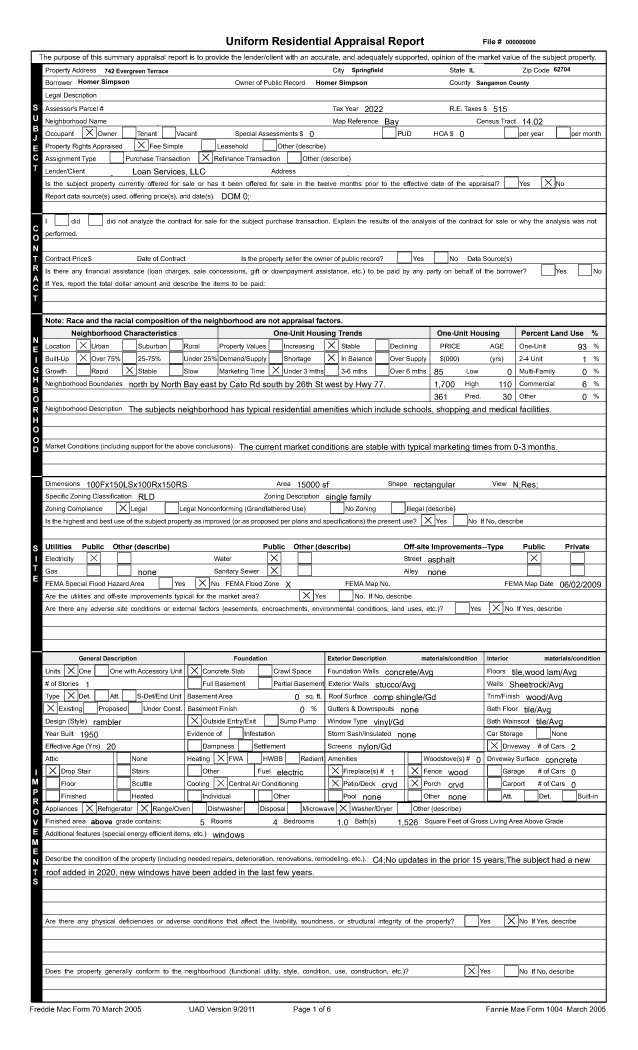
#> input picture data/samples/img-000.png, 2550 x 4200 px (shown at 1/4 size); its folder holds only this picture in this run
$ python run.py
#> lines starting #> are read from the running program, lines starting #| are printed output that depends on the picture; after the words box and inside, x2 and y2 are one past the last pixel; in counts of white or black regions, pixels touching at a corner belong together
### app/detection/preprocess.py
"""Stages 1-2: image -> gray -> ink mask."""

import cv2
import numpy as np

from app.detection.config import DetectionConfig


def to_gray(img: np.ndarray) -> np.ndarray:
    """Grayscale that keeps each pixel's brightest channel, so colored marks turn light."""
    if img.ndim == 2:
        return img
    return img[:, :, :3].max(axis=2)


def binarize(gray: np.ndarray, cfg: DetectionConfig) -> np.ndarray:
    """Ink mask (255 = ink): adaptive threshold OR a global dark cutoff."""
    adaptive = cv2.adaptiveThreshold(
        gray,
        255,
        cv2.ADAPTIVE_THRESH_GAUSSIAN_C,
        cv2.THRESH_BINARY_INV,
        cfg.adaptive_block,
        cfg.adaptive_c,
    )
    return np.where((adaptive > 0) | (gray < cfg.dark_cutoff), 255, 0).astype(np.uint8)

### app/detection/candidates.py
"""Stages 3-5: ink mask -> checkbox candidates.

Two complementary candidate sources:
- holes (source A): closed regions inside the line mask. Handles boxes that
  share their borders with a table grid.
- frames (source B): box-shaped ink blobs whose four sides are closed. Handles
  isolated boxes whose thick X leaves line fragments that split the hole.
"""

import cv2
import numpy as np

from app.detection.config import DetectionConfig
from app.detection.models import Rect


def extract_lines(ink: np.ndarray, cfg: DetectionConfig) -> np.ndarray:
    """Keep only horizontal and vertical straight runs of at least `line_kernel` px."""
    k = cfg.line_kernel
    h_kernel = cv2.getStructuringElement(cv2.MORPH_RECT, (k, 1))
    v_kernel = cv2.getStructuringElement(cv2.MORPH_RECT, (1, k))
    horizontal = cv2.morphologyEx(ink, cv2.MORPH_OPEN, h_kernel)
    vertical = cv2.morphologyEx(ink, cv2.MORPH_OPEN, v_kernel)
    return horizontal | vertical


def _has_box_shape(w: int, h: int, max_side: int, cfg: DetectionConfig) -> bool:
    """Whether a width x height fits the size and aspect limits of a box."""
    return (
        cfg.min_side <= w <= max_side
        and cfg.min_side <= h <= max_side
        and cfg.min_aspect <= w / h <= cfg.max_aspect
    )


def find_holes(lines: np.ndarray, cfg: DetectionConfig) -> list[Rect]:
    """Source A: box-shaped regions fully enclosed by lines. Returns their interiors."""
    height, width = lines.shape
    n, _, stats, _ = cv2.connectedComponentsWithStats(255 - lines, connectivity=4)
    holes = []
    for x, y, w, h, area in stats[1:n]:  # label 0 is the line pixels themselves
        touches_edge = x == 0 or y == 0 or x + w >= width or y + h >= height
        if touches_edge or not _has_box_shape(w, h, cfg.max_side, cfg):
            continue
        if area / (w * h) < cfg.min_rectangularity:
            continue
        holes.append(Rect(int(x), int(y), int(x + w), int(y + h)))
    return holes


def _frame_coverage(ink: np.ndarray, r: Rect, band: int) -> float:
    """Closedness of the weakest side: share of positions along it with ink in its band."""
    sub = ink[r.y1 : r.y2, r.x1 : r.x2] > 0
    top = sub[:band, :].any(axis=0).mean()
    bottom = sub[-band:, :].any(axis=0).mean()
    left = sub[:, :band].any(axis=1).mean()
    right = sub[:, -band:].any(axis=1).mean()
    return float(min(top, bottom, left, right))


def find_frames(ink: np.ndarray, cfg: DetectionConfig) -> list[Rect]:
    """Source B: box-shaped ink blobs with four closed sides. Returns outer borders.

    Requiring all four sides rejects letters such as "O", whose band coverage
    drops at the corners.
    """
    n, _, stats, _ = cv2.connectedComponentsWithStats(ink, connectivity=8)
    # Frames are measured on the outer border, holes on the interior: allow for the border.
    max_side = cfg.max_side + 2 * cfg.border_pad
    frames = []
    for x, y, w, h, _ in stats[1:n]:
        if not _has_box_shape(w, h, max_side, cfg):
            continue
        r = Rect(int(x), int(y), int(x + w), int(y + h))
        if _frame_coverage(ink, r, cfg.frame_band) >= cfg.min_frame_coverage:
            frames.append(r)
    return frames


def merge_candidates(
    holes: list[Rect], frames: list[Rect], shape: tuple[int, int], cfg: DetectionConfig
) -> list[Rect]:
    """Combine holes and frames as outer-border rects, dropping duplicate frames."""
    height, width = shape
    merged = [h.expand(cfg.border_pad, width, height) for h in holes]
    covered = np.zeros(shape, dtype=bool)
    for r in merged:
        covered[r.y1 : r.y2, r.x1 : r.x2] = True
    for frame in frames:
        if covered[frame.y1 : frame.y2, frame.x1 : frame.x2].mean() <= cfg.max_frame_overlap:
            merged.append(frame)
            covered[frame.y1 : frame.y2, frame.x1 : frame.x2] = True
    return merged

### app/detection/pipeline.py
"""Orchestrates the detection stages. ``detect_checkboxes`` is the module's entry point."""

import numpy as np

from app.detection.candidates import extract_lines, find_frames, find_holes, merge_candidates
from app.detection.classifier import classify
from app.detection.config import DEFAULT_CONFIG, DetectionConfig
from app.detection.models import Box
from app.detection.preprocess import binarize, to_gray


def detect_checkboxes(img: np.ndarray, cfg: DetectionConfig = DEFAULT_CONFIG) -> list[Box]:
    """Detect and classify checkboxes in a BGR (or grayscale) image."""
    gray = to_gray(img)
    ink = binarize(gray, cfg)
    lines = extract_lines(ink, cfg)
    rects = merge_candidates(find_holes(lines, cfg), find_frames(ink, cfg), gray.shape, cfg)
    return sort_reading_order(classify(rects, ink, cfg))


def sort_reading_order(boxes: list[Box]) -> list[Box]:
    """Sort boxes in rows top to bottom, left to right within a row."""
    rows: list[list[Box]] = []
    for box in sorted(boxes, key=lambda b: b.bbox.center_y):
        if rows:
            anchor = rows[-1][0].bbox
            if box.bbox.center_y - anchor.center_y <= anchor.height / 2:
                rows[-1].append(box)
                continue
        rows.append([box])
    return [box for row in rows for box in sorted(row, key=lambda b: b.bbox.x1)]

### app/detection/models.py
"""Domain types shared by every detection stage."""

from __future__ import annotations

from dataclasses import dataclass


@dataclass(frozen=True, slots=True)
class Rect:
    """Axis-aligned rectangle in pixels: (x1, y1) top-left, (x2, y2) bottom-right."""

    x1: int
    y1: int
    x2: int
    y2: int

    @property
    def width(self) -> int:
        return self.x2 - self.x1

    @property
    def height(self) -> int:
        return self.y2 - self.y1

    @property
    def area(self) -> int:
        return max(0, self.width) * max(0, self.height)

    @property
    def center_y(self) -> float:
        return (self.y1 + self.y2) / 2

    # [7 lines left out: function iou, not called in this run]

    def expand(self, px: int, max_w: int, max_h: int) -> Rect:
        """Grow by ``px`` on every side, clipped to an image of size max_w x max_h."""
        return Rect(
            max(0, self.x1 - px),
            max(0, self.y1 - px),
            min(max_w, self.x2 + px),
            min(max_h, self.y2 + px),
        )

    def shrink(self, ratio: float) -> Rect:
        """Remove ``ratio`` of the width/height from each side (0.25 keeps the central 50%)."""
        dx, dy = int(self.width * ratio), int(self.height * ratio)
        return Rect(self.x1 + dx, self.y1 + dy, self.x2 - dx, self.y2 - dy)

    def to_list(self) -> list[int]:
        return [self.x1, self.y1, self.x2, self.y2]


@dataclass(frozen=True, slots=True)
class Box:
    """A detected checkbox. ``bbox`` covers the box's outer border."""

    bbox: Rect
    is_checked: bool
    ink_ratio: float

### app/detection/classifier.py
"""Stage 6: candidate -> checked / unchecked."""

import numpy as np

from app.detection.config import DetectionConfig
from app.detection.models import Box, Rect


def ink_ratio(ink: np.ndarray, bbox: Rect, margin: float) -> float:
    """Share of ink inside the box, ignoring a margin that holds the border."""
    inner = bbox.shrink(margin)
    crop = ink[inner.y1 : inner.y2, inner.x1 : inner.x2]
    return float((crop > 0).mean()) if crop.size else 0.0


def classify(rects: list[Rect], ink: np.ndarray, cfg: DetectionConfig) -> list[Box]:
    """Measured on the ink mask (not the line mask), so X, checkmarks and fills all count.

    TODO: send boxes whose ratio is close to the threshold to a second-stage
    classifier (e.g. a vision model on the crop) instead of a hard cut.
    """
    boxes = []
    for r in rects:
        ratio = ink_ratio(ink, r, cfg.interior_margin)
        boxes.append(Box(bbox=r, is_checked=ratio > cfg.checked_threshold, ink_ratio=ratio))
    return boxes

### eval/run.py
"""Run the detector on the sample images and save predictions + overlays.

Usage (from the project root):
    python -m eval.run

Writes, per image, to eval/output/:
    <name>.json  predictions; ``id`` matches the number drawn on the overlay
    <name>.png   the image with every box drawn (green = checked, red = unchecked)
"""

import json
from pathlib import Path

import cv2
import numpy as np

from app.detection import Box, detect_checkboxes

ROOT = Path(__file__).resolve().parent.parent
SAMPLES_DIR = ROOT / "data" / "samples"
OUTPUT_DIR = ROOT / "eval" / "output"

GREEN = (40, 150, 40)  # BGR
RED = (40, 40, 215)
WHITE = (255, 255, 255)


def draw_overlay(img: np.ndarray, boxes: list[Box]) -> np.ndarray:
    """Draw every box with its id (green = checked, red = unchecked)."""
    out = img.copy()
    for i, box in enumerate(boxes):
        r = box.bbox
        color = GREEN if box.is_checked else RED
        cv2.rectangle(out, (r.x1, r.y1), (r.x2, r.y2), color, 2)
        label = str(i)
        (tw, th), _ = cv2.getTextSize(label, cv2.FONT_HERSHEY_SIMPLEX, 0.7, 2)
        cv2.rectangle(out, (r.x1, r.y1 - th - 6), (r.x1 + tw + 4, r.y1), WHITE, -1)
        cv2.putText(out, label, (r.x1 + 2, r.y1 - 4), cv2.FONT_HERSHEY_SIMPLEX, 0.7, color, 2)
    return out


def main() -> None:
    paths = sorted(SAMPLES_DIR.glob("*.png"))
    if not paths:
        raise SystemExit(f"No images in {SAMPLES_DIR}: see 'Evaluation' in the README.")
    OUTPUT_DIR.mkdir(parents=True, exist_ok=True)
    for path in paths:
        img = cv2.imread(str(path))
#> img is the input picture: shape (4200, 2550, 3); min 0, max 255, mean 229.3
        boxes = detect_checkboxes(img)
#> in binarize, `adaptive = cv2.adaptiveThreshold( gray, 255, cv2.ADAPTIVE_THRESH_GAUSS..`:
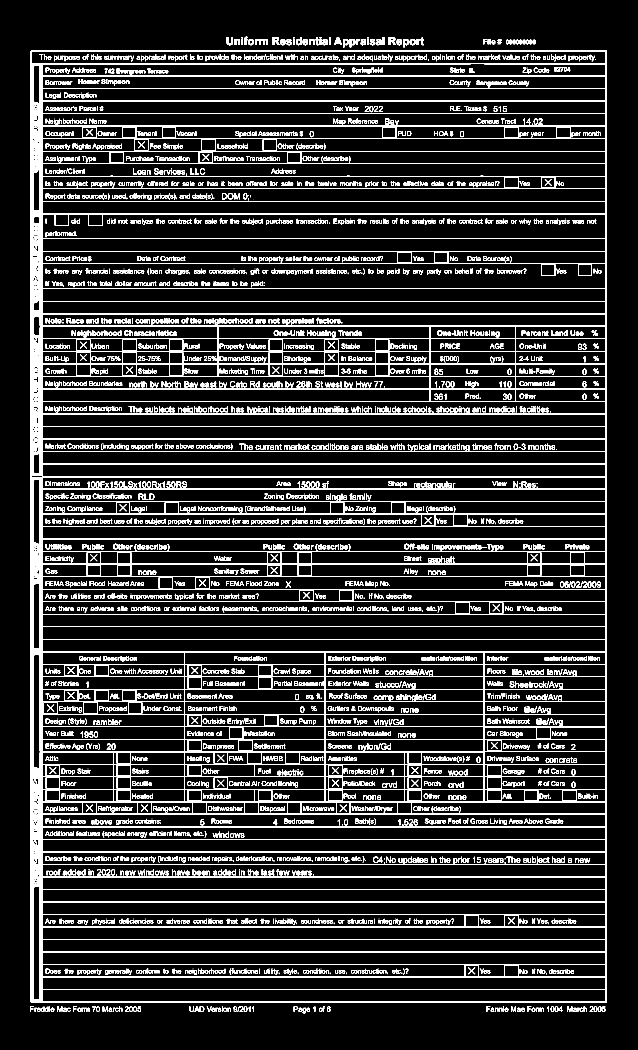
#> adaptive: shape (4200, 2550) (shown at 1/4 size); 9.5% white; 4949 white regions (380 under 20 px), largest, box (x1, y1, x2, y2) and area: (123, 202, 2427, 4011) 567645, (1090, 148, 1119, 180) 562, (1555, 148, 1584, 180) 562
#> in extract_lines, `horizontal = cv2.morphologyEx(ink, cv2.MORPH_OPEN, h_kernel)`:
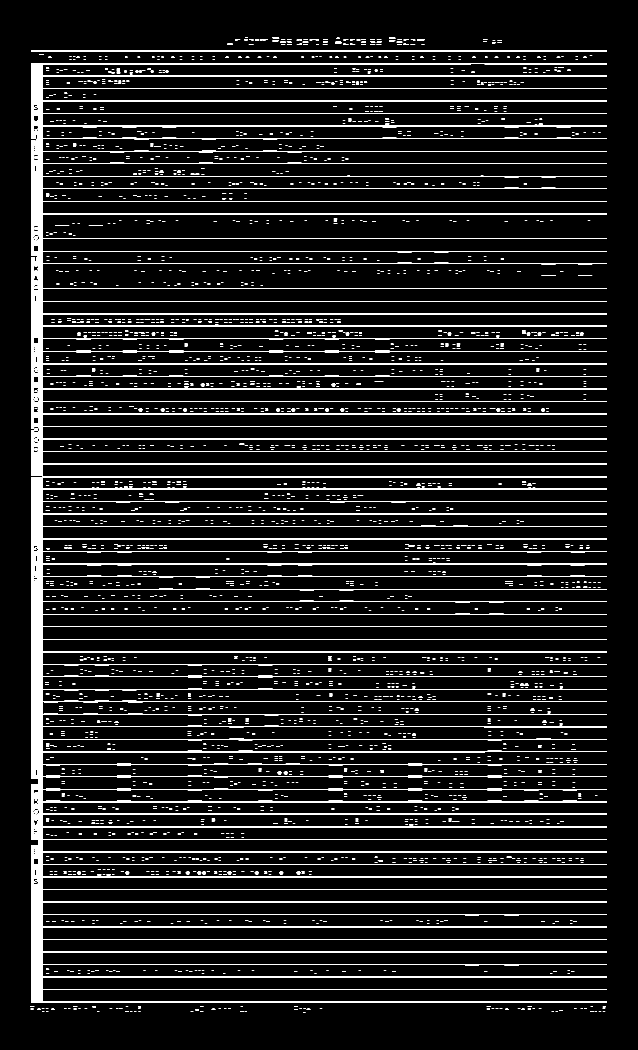
#> horizontal: shape (4200, 2550) (shown at 1/4 size); 6.2% white; 3470 white regions (1639 under 20 px), largest, box (x1, y1, x2, y2) and area: (124, 252, 2428, 4011) 565903, (124, 202, 2428, 207) 11514, (1340, 167, 1366, 173) 146
#> in extract_lines, `vertical = cv2.morphologyEx(ink, cv2.MORPH_OPEN, v_kernel)`:
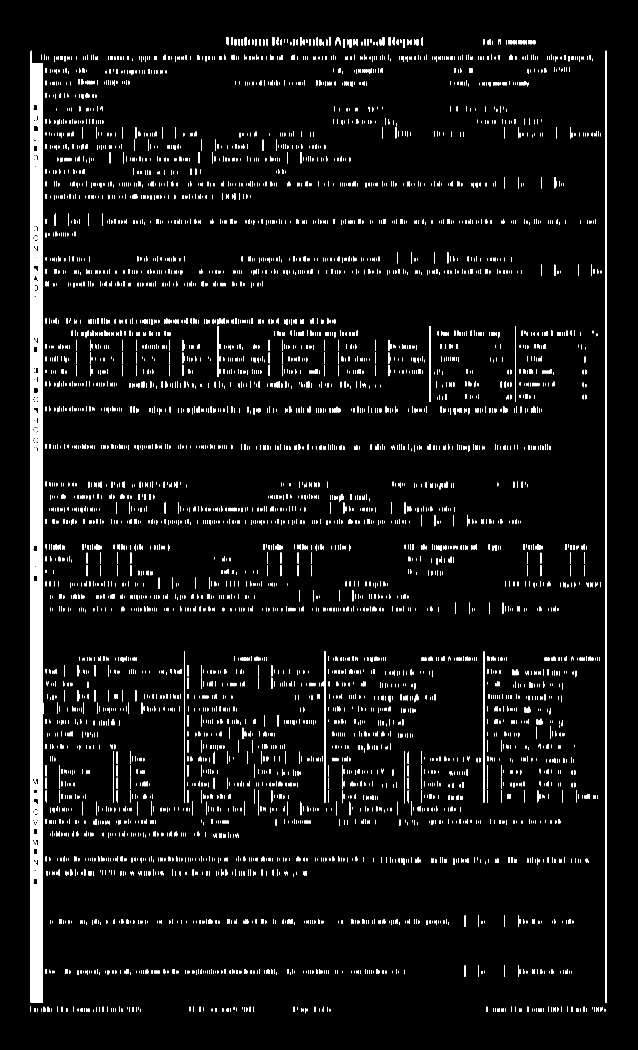
#> vertical: shape (4200, 2550) (shown at 1/4 size); 3.7% white; 5881 white regions (1196 under 20 px), largest, box (x1, y1, x2, y2) and area: (123, 203, 170, 4012) 162266, (2423, 203, 2427, 4012) 15232, (1298, 2605, 1301, 3211) 1818
#> in extract_lines, `return horizontal | vertical`:
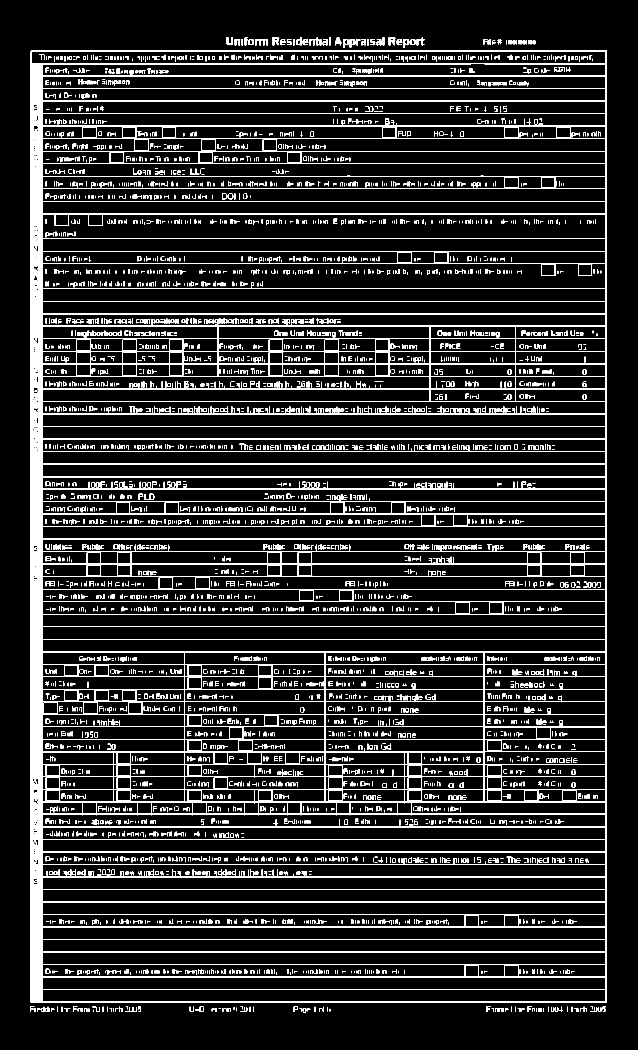
#> returned value: shape (4200, 2550) (shown at 1/4 size); 8.3% white; 5141 white regions (929 under 20 px), largest, box (x1, y1, x2, y2) and area: (123, 202, 2428, 4012) 652488, (1090, 148, 1117, 181) 537, (1555, 148, 1582, 181) 537
#> in find_holes, `n, _, stats, _ = cv2.connectedComponentsWithStats(255 - lines, connect..`: n = 711; stats = 711 rows, first 6: [121, 148, 2307, 3905, 893194], [0, 0, 2550, 4200, 1915798], [1097, 153, 13, 8, 100], [1562, 153, 13, 8, 100], [1348, 156, 8, 11, 44], [998, 160, 11, 16, 172]
#> the loop in find_holes, `for x, y, w, h, area in stats[1:n]:` made 710 passes
#> after the loop in find_holes, `for x, y, w, h, area in stats[1:n]:`: holes = 118 items
#> in find_frames, `n, _, stats, _ = cv2.connectedComponentsWithStats(ink, connectivity=8)`: n = 4950
#> the loop in find_frames, `for x, y, w, h, _ in stats[1:n]:` made 4949 passes
#> (x, y, w, h) on passes 1 to 3: (976, 147, 15, 33), (906, 148, 26, 33), (966, 148, 6, 5)
#> after the loop in find_frames, `for x, y, w, h, _ in stats[1:n]:`: frames = 92 items
#> in merge_candidates, `height, width = shape`: height = 4200; width = 2550
#> in merge_candidates, `merged = [h.expand(cfg.border_pad, width, height) for h in holes]`: merged = 118 items
#> the loop in merge_candidates, `for r in merged:` made 118 passes
#> after the loop in merge_candidates, `for r in merged:`:
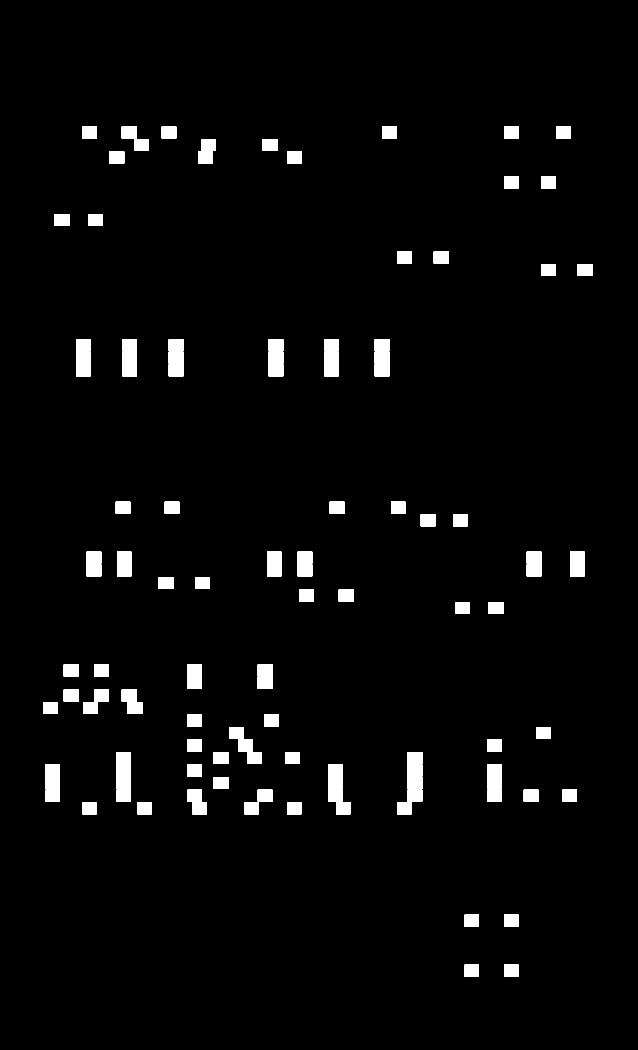
#> covered: shape (4200, 2550) bool (shown at 1/4 size); 3.1% white; 118 white regions, largest, box (x1, y1, x2, y2) and area: (487, 506, 546, 554) 2832, (2016, 506, 2075, 554) 2832, (536, 556, 595, 604) 2832
#> the loop in merge_candidates, `for frame in frames:` made 92 passes
#> the loop in classify, `for r in rects:` made 118 passes
#> ratio on passes 1 to 8: 0.256, 0, 0, 0, 0, 0, 0.218, 0
#> pass 1, in ink_ratio, `crop = ink[inner.y1 : inner.y2, inner.x1 : inner.x2]`:
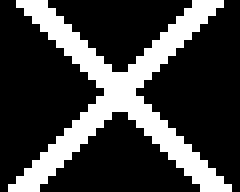
#> crop: shape (24, 30) (shown 8 times larger); 25.6% white in thin lines or dots
#> in sort_reading_order, `rows: list[list[Box]] = []`: rows = []
#> the loop in sort_reading_order, `for box in sorted(boxes, key=lambda b: b.bbox.center_y):` made 118 passes
#> after the loop in sort_reading_order, `for box in sorted(boxes, key=lambda b: b.bbox.center_y):`: rows = 31 items
#> boxes = 118 items

        predictions = {
            "image": path.name,
            "boxes": [
                {
                    "id": i,
                    "bbox": b.bbox.to_list(),
                    "is_checked": b.is_checked,
                    "ink_ratio": round(b.ink_ratio, 3),
                }
                for i, b in enumerate(boxes)
            ],
        }
        (OUTPUT_DIR / f"{path.stem}.json").write_text(json.dumps(predictions, indent=2))
        cv2.imwrite(str(OUTPUT_DIR / f"{path.stem}.png"), draw_overlay(img, boxes))
#> the loop in draw_overlay, `for i, box in enumerate(boxes):` made 118 passes
#> (color, label, tw) on passes 1 to 8: ((40, 150, 40), '0', 16), ((40, 40, 215), '1', 16), ((40, 40, 215), '2', 16), ((40, 40, 215), '3', 16), ((40, 40, 215), '4', 16), ((40, 40, 215), '5', 16), ((40, 150, 40), '6', 16), ((40, 40, 215), '7', 16)
#> after the loop in draw_overlay, `for i, box in enumerate(boxes):`:
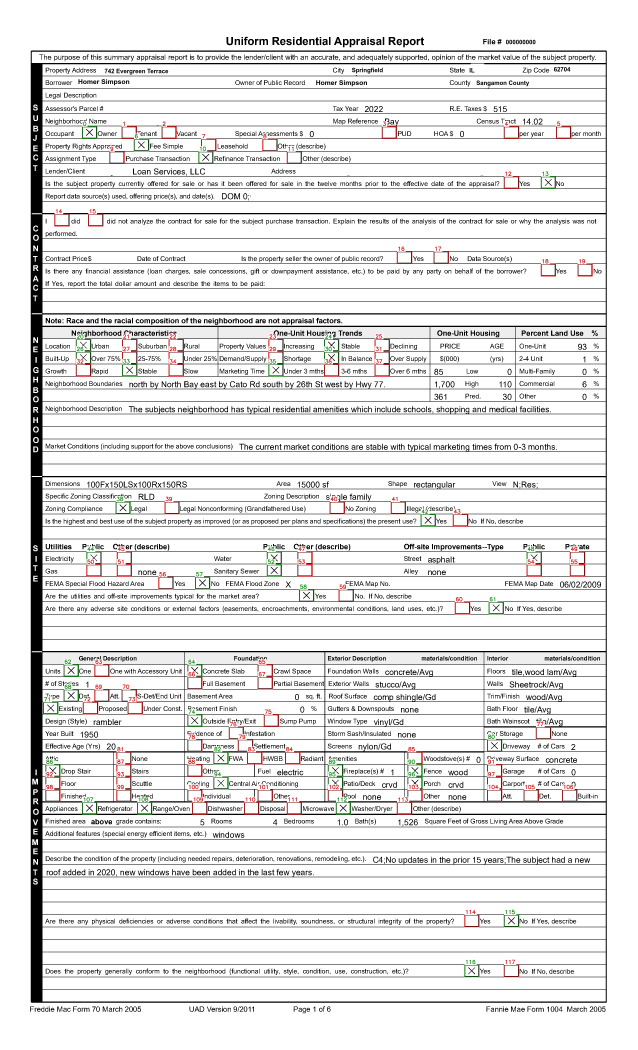
#> out: shape (4200, 2550, 3) (shown at 1/4 size); mean B, G, R 228.7, 228.9, 229.6

        checked = sum(b.is_checked for b in boxes)
#> checked = 37
        print(f"{path.name}: {len(boxes)} boxes ({checked} checked)")
#| img-000.png: 118 boxes (37 checked)


if __name__ == "__main__":
    main()
